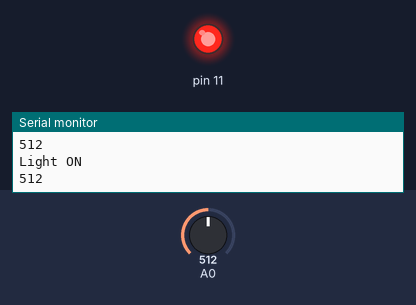
A sketch run on a simulated Arduino Uno, built with avr-gcc and run on an emulated ATmega328P. Shown: output pins drawn as LEDs (lit = HIGH), the last lines printed to the serial monitor. Inputs (shaded band) come from the test bench; at power-on: A0 = 512.

Above: at 1.2 s.
1.3 s: A0 set to 12
4.3 s: A0 set to 9
At 4.8 s:
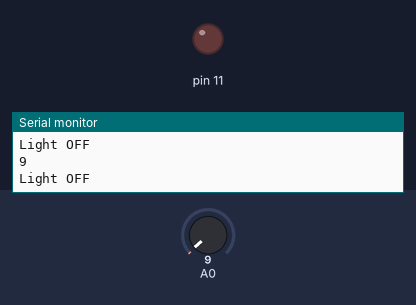
5.8 s: A0 set to 122
At 7.2 s:
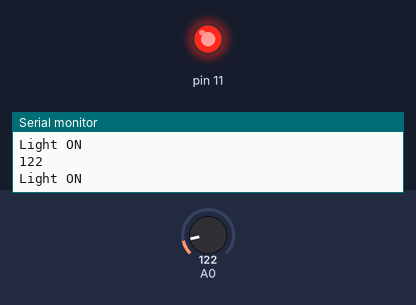
Timing chart, 0 to 8.8 s (numbered marks = the images above; inputs shaded):
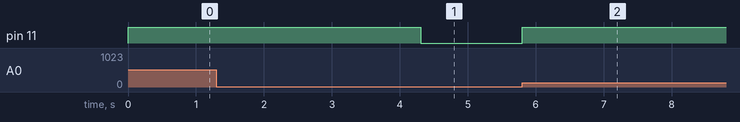

Measured:
- the behaviour switches between 11 and 10 on A0 (found by bisection; images 0 and 1)
- after the input at 4.3 s, pin 11: HIGH → LOW at once
- after the input at 5.8 s, pin 11: LOW → HIGH at once

The sketch:

sketch.ino
```cpp
int value=0;
void setup()
{
  Serial.begin(9600);
  pinMode(11, OUTPUT);
  pinMode(A0, INPUT);
}

void loop()

{

  value= analogRead(A0);

  if(value>10)
  {
    digitalWrite(11, HIGH);
    Serial.println("Light ON");
    Serial.println(value);
  }
  else
  {
     digitalWrite(11, LOW);
    Serial.println("Light OFF");
    Serial.println(value);
  }
}
```
